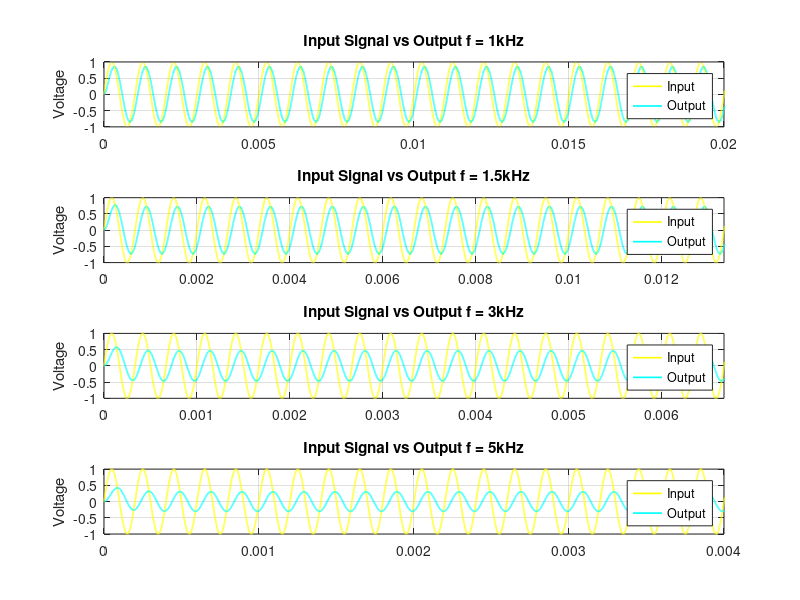
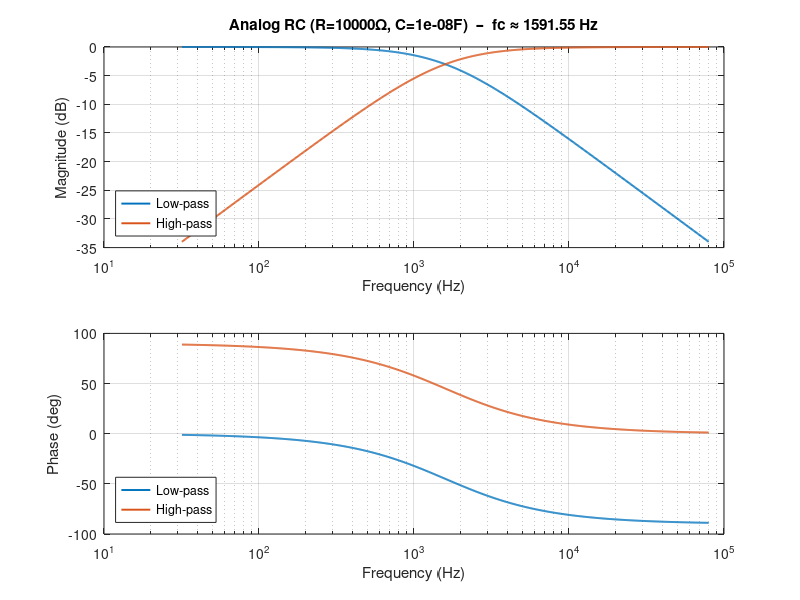

Reproduce these figures in MATLAB, in order. (Note: this script raises an error after producing the figures.)
%% RC filter demo: low-pass & high-pass + plots
clear; close all; clc;

% Parameters
R  = 10e3;           % Ohms
C  = 10e-9;           % Farads
fc = 1/(2*pi*R*C);   % Cutoff frequency (Hz)
fprintf('Cutoff fc = %.3f kHz\n', fc/1e3);

% --- Analog transfer functions (Laplace) ---
s = tf('s');
Hlp = 1/(1 + s*R*C);       % RC low-pass
Hhp = (s*R*C)/(1 + s*R*C); % RC high-pass


% --- Time-domain: filter a test sine + DC offset ---
fs   = 10e6;               % sample rate for discrete-time test
Ts   = 1/fs;

f_list = [1e3, 1.5e3 ,3e3,5e3];
tC = cell(numel(f_list),1);
xC = cell(numel(f_list),1);
yC = cell(numel(f_list),1);


% Discretize the analog filters (bilinear / Tustin)
Hlp_z = c2d(Hlp, Ts, 'tustin');
Hhp_z = c2d(Hhp, Ts, 'tustin');             %%

figure('Name','Discrete-time: Filtering demo');

for i = 1:length(f_list)

    Ti = 50 / f_list(i);
    tC{i} = 0:Ts:Ti;

    xC{i} = sin(2* pi * f_list(i) * tC{i});         % Comparator output for each reference voltage
    yC{i} = lsim(Hlp_z, xC{i}, tC{i});

    subplot(length(f_list),1,i);
    plot(tC{i}, xC{i}, 'y', 'LineWidth',1.2); hold on;
    plot(tC{i}, yC{i}, 'c','LineWidth',1.2);
    grid on;
    ylabel('Voltage'); 
    title(['Input Signal vs Output f = ' num2str(f_list(i) / 1e3) 'kHz']);
    legend('Input' , 'Output');
    xlim([0,20 / f_list(i)]);

end

%x = sin(2*pi*f1*tN);

%yHP = lsim(Hhp_z, x, tN);                   %%

% subplot(3,1,3);
% plot(tN, yHP, 'LineWidth',1.2); grid on;
% ylabel('y_{HP}[n]'); xlabel('Time (s)');
% title('High-pass output (keeps high f, removes DC)');

%% Bode-magnitude plot (analog)
w = logspace(log10(2*pi*fc/50), log10(2*pi*fc*50), 800); % rad/s

[magLP,phaseLP] = bode(Hlp, w);  magLP = squeeze(magLP); phaseLP = squeeze(phaseLP);
[magHP,phaseHP] = bode(Hhp, w);  magHP = squeeze(magHP); phaseHP = squeeze(phaseHP);

figure('Name','Analog RC: Frequency Response');
subplot(2,1,1);
semilogx(w/(2*pi), 20*log10(magLP), 'LineWidth',1.4); hold on;
semilogx(w/(2*pi), 20*log10(magHP), 'LineWidth',1.4);
grid on; xlabel('Frequency (Hz)'); ylabel('Magnitude (dB)');
title(sprintf('Analog RC (R=%.0fΩ, C=%.0eF)  –  fc ≈ %.2f Hz', R, C, fc));
legend('Low-pass','High-pass','Location','SouthWest');

subplot(2,1,2);
semilogx(w/(2*pi), phaseLP, 'LineWidth',1.4); hold on;
semilogx(w/(2*pi), phaseHP, 'LineWidth',1.4);
grid on; xlabel('Frequency (Hz)'); ylabel('Phase (deg)');
legend('Low-pass','High-pass','Location','SouthWest');

%% --- Time-domain: step response (analog) ---
t = linspace(0, 5/(2*pi*fc), 2000);  % ~ several time constants
figure('Name','Analog RC: Step Response');
lsimplot(Hlp, ones(size(t)), t, 'b'); hold on;
lsimplot(Hhp, ones(size(t)), t, 'r');
grid on; xlabel('Time (s)'); ylabel('Amplitude');
title('Step response'); legend('Low-pass','High-pass');



%% --- Discrete frequency response (for the bilinear-discretized filters) ---
[Hlp_w, w_d] = freqz(Hlp_z.num{:}, Hlp_z.den{:}, 1024, fs);
[Hhp_w, ~  ] = freqz(Hhp_z.num{:}, Hhp_z.den{:}, 1024, fs);

figure('Name','Discrete-time: Frequency Response (bilinear)');
subplot(2,1,1);
plot(w_d, 20*log10(abs(Hlp_w)), 'LineWidth',1.3); hold on;
plot(w_d, 20*log10(abs(Hhp_w)), 'LineWidth',1.3);
grid on; xlabel('Frequency (Hz)'); ylabel('Magnitude (dB)');
title('freqz of discretized RC'); legend('LP (Tustin)','HP (Tustin)');

subplot(2,1,2);
plot(w_d, angle(Hlp_w)*180/pi, 'LineWidth',1.3); hold on;
plot(w_d, angle(Hhp_w)*180/pi, 'LineWidth',1.3);
grid on; xlabel('Frequency (Hz)'); ylabel('Phase (deg)');
legend('LP (Tustin)','HP (Tustin)');
